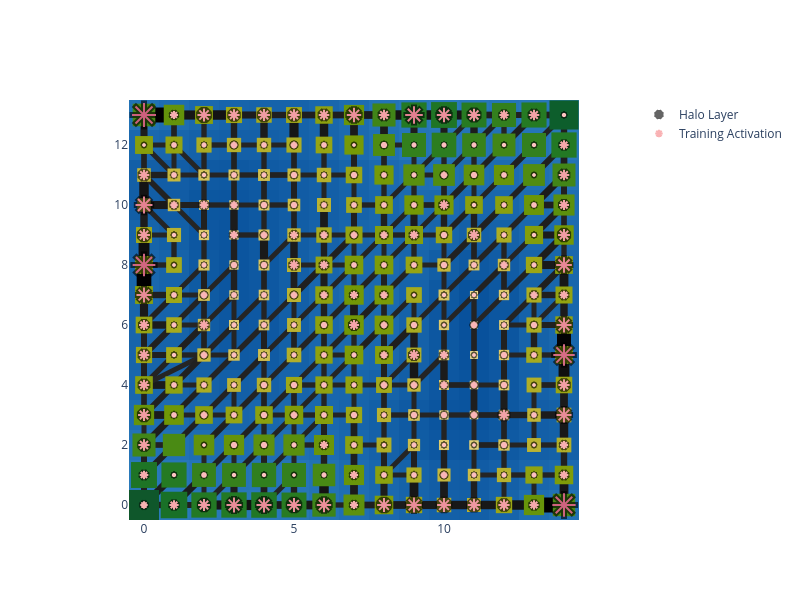

The notebook cell saved with this chart:
### Code cell
# lilypond visual
basin.pond() \
    .rhizome_layer() \
    .pad_layer(gap="nogap") \
    .petal_layer(min_size=3, max_size=20) \
    .visualize(width=800, height=600);
